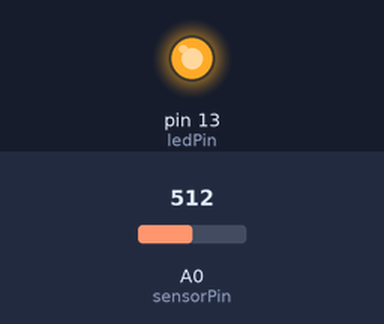
Bench run of a sketch on a simulated Arduino Uno, built with avr-gcc and run on an emulated ATmega328P. Shown: output pins drawn as LEDs (lit = HIGH). The test bench sets the inputs (shaded band); at power-on: A0 (sensorPin) = 512.

Above: at 1.2 s.
1.3 s: A0 (sensorPin) set to 0
3.6 s: A0 (sensorPin) set to 20
At 4.9 s:
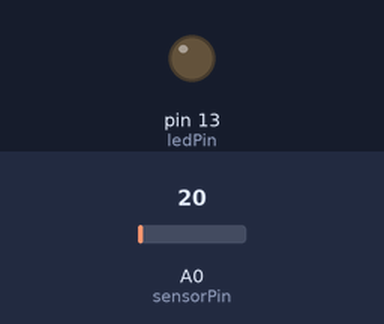
6.6 s: A0 (sensorPin) set to 122
Timing chart, 0 to 15.6 s (numbered marks = the images above; inputs shaded):
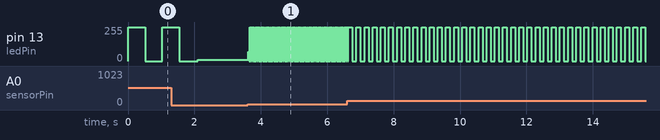

The sketch:

listing4.pde
```cpp
/* Flex sensor + LED
/* Analog Input
* Demonstrates analog input by reading an analog sensor on analog
* pin 0 and turning on and off a light emitting diode(LED) connected to
  digital pin 13.
* The amount of time the LED will be on and off depends on the value obtained by
* analogRead().
* Created by David Cuartielles
* Modified 16 Jun 2009
* By Tom Igoe
* http://arduino.cc/en/Tutorial/AnalogInput
* Modified 16 July, 2011
* By Amit Saha
* Current code was tested with a Flex sensor
*/
int sensorPin = 0; /*Flex sensor pin */
int ledPin = 13; /* LED pin*/

void setup() {
  pinMode(ledPin, OUTPUT);
}

void loop() {

  int loop=1;
  float sensorValues=0.0,delaytime;
  for(loop=1;loop <=10 ;loop++)
  {
     sensorValues = sensorValues + analogRead(sensorPin);
  }

  //Use the average as a delay value
  delaytime = sensorValues/10;

  digitalWrite(ledPin, HIGH);
  delay(delaytime);
  digitalWrite(ledPin, LOW);

delay(delaytime);
}
```

Measured:
- after the input at 3.6 s, pin 13 (ledPin): 9/255 → 70/255 at once, then repeats every 0.03 s: 0/255 0.01 s, 255/255 0.02 s
